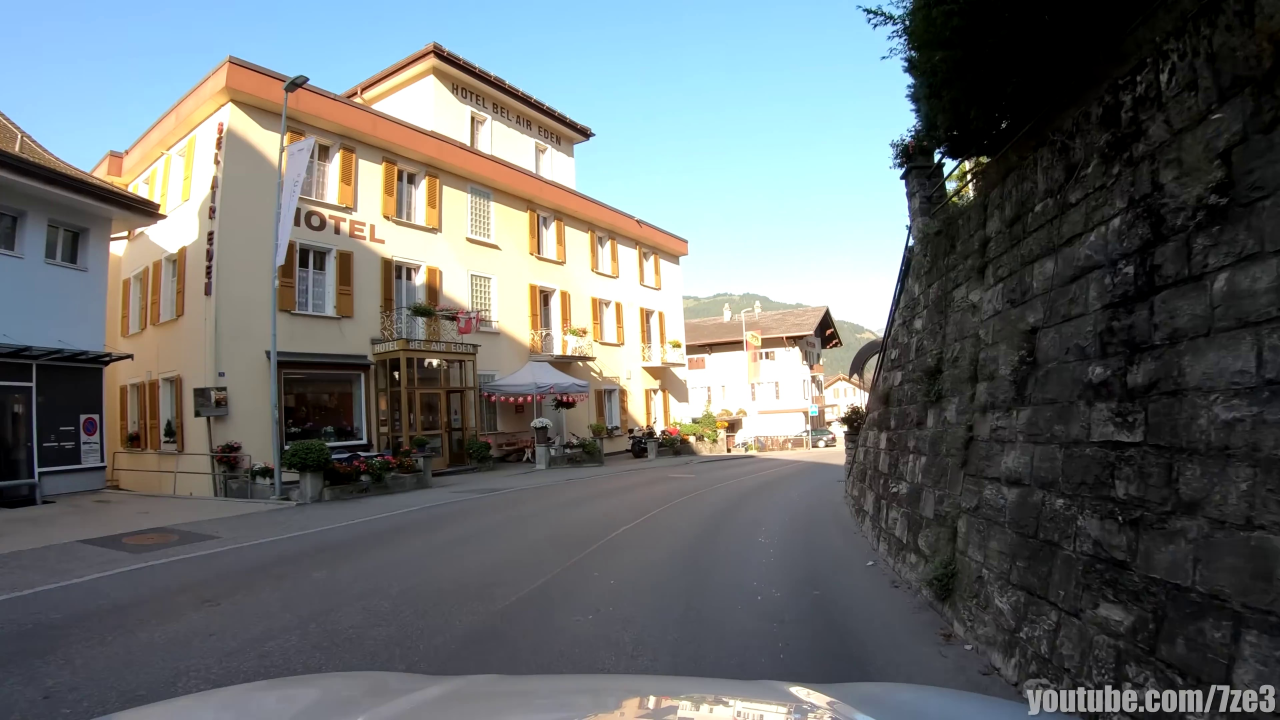
#> input picture Tarea1/video_segment-opencv/frame0-00-00.00.jpg, 3840 x 2160 px, given in place of video_segment.mp4, which was not available (shown at 1/3 size)
$ jupyter execute Tarea1.ipynb   (text cells are left out)
#> lines starting #> are read from the running program, lines starting #| are printed output that depends on the picture; after the words box and inside, x2 and y2 are one past the last pixel; in counts of white or black regions, pixels touching at a corner belong together; pictures that were not available may be replaced by others from this repository, and a replacement may not be noted
[cell 1]
from datetime import timedelta
import cv2
import numpy as np
import matplotlib.pyplot as plt
import os

SAVING_FRAMES_PER_SECOND = 1


def format_timedelta(td):
    """Utility function to format timedelta objects in a cool way (e.g 00:00:20.05)
    omitting microseconds and retaining milliseconds"""
    result = str(td)
    try:
        result, ms = result.split(".")
    except ValueError:
        return (result + ".00").replace(":", "-")
    ms = int(ms)
    ms = round(ms / 1e4)
    return f"{result}.{ms:02}".replace(":", "-")


def get_saving_frames_durations(cap, saving_fps):
    """A function that returns the list of durations where to save the frames"""
#> called with saving_fps = 1
    s = []
    # get the clip duration by dividing number of frames by the number of frames per second
    clip_duration = cap.get(cv2.CAP_PROP_FRAME_COUNT) / cap.get(cv2.CAP_PROP_FPS)
    # use np.arange() to make floating-point steps
    for i in np.arange(0, clip_duration, 1 / saving_fps):
        s.append(i)
    return s


def main(video_file):
    filename, _ = os.path.splitext(video_file)
    filename += "-opencv"
    # make a folder by the name of the video file
    if not os.path.isdir(filename):
        os.mkdir(filename)
    # read the video file
    cap = cv2.VideoCapture(video_file)
    # get the FPS of the video
    fps = cap.get(cv2.CAP_PROP_FPS)
    # if the SAVING_FRAMES_PER_SECOND is above video FPS, then set it to FPS (as maximum)
    saving_frames_per_second = min(fps, SAVING_FRAMES_PER_SECOND)
    # get the list of duration spots to save
    saving_frames_durations = get_saving_frames_durations(cap, saving_frames_per_second)
    # start the loop
    count = 0
    while True:
        is_read, frame = cap.read()
#> frame is the input picture: shape (2160, 3840, 3); mean B, G, R 108.7, 108.7, 104.3
        if not is_read:
            # break out of the loop if there are no frames to read
            break
        # get the duration by dividing the frame count by the FPS
        frame_duration = count / fps
        try:
            # get the earliest duration to save
            closest_duration = saving_frames_durations[0]
        except IndexError:
            # the list is empty, all duration frames were saved
            break
        if frame_duration >= closest_duration:
            # if closest duration is less than or equals the frame duration,
            # then save the frame
            frame_duration_formatted = format_timedelta(timedelta(seconds=frame_duration))
            cv2.imwrite(os.path.join(filename, f"frame{frame_duration_formatted}.jpg"), frame)
            # drop the duration spot from the list, since this duration spot is already saved
            try:
                saving_frames_durations.pop(0)
            except IndexError:
                pass
        # increment the frame count
        count += 1

if __name__ == "__main__":
    import sys
    video_file = sys.argv[1]
    main("video_segment.mp4")

[cell 2]
# Segmentación multicriterio

# Segmentación por HSI

import cv2
import numpy as np
import matplotlib.pyplot as plt
import os

#Para ambas segmentaciones se va a utilizar el frame #1 del segundo 4:05.
im = cv2.imread('video_segment-opencv/frame5.jpg', cv2.IMREAD_COLOR)
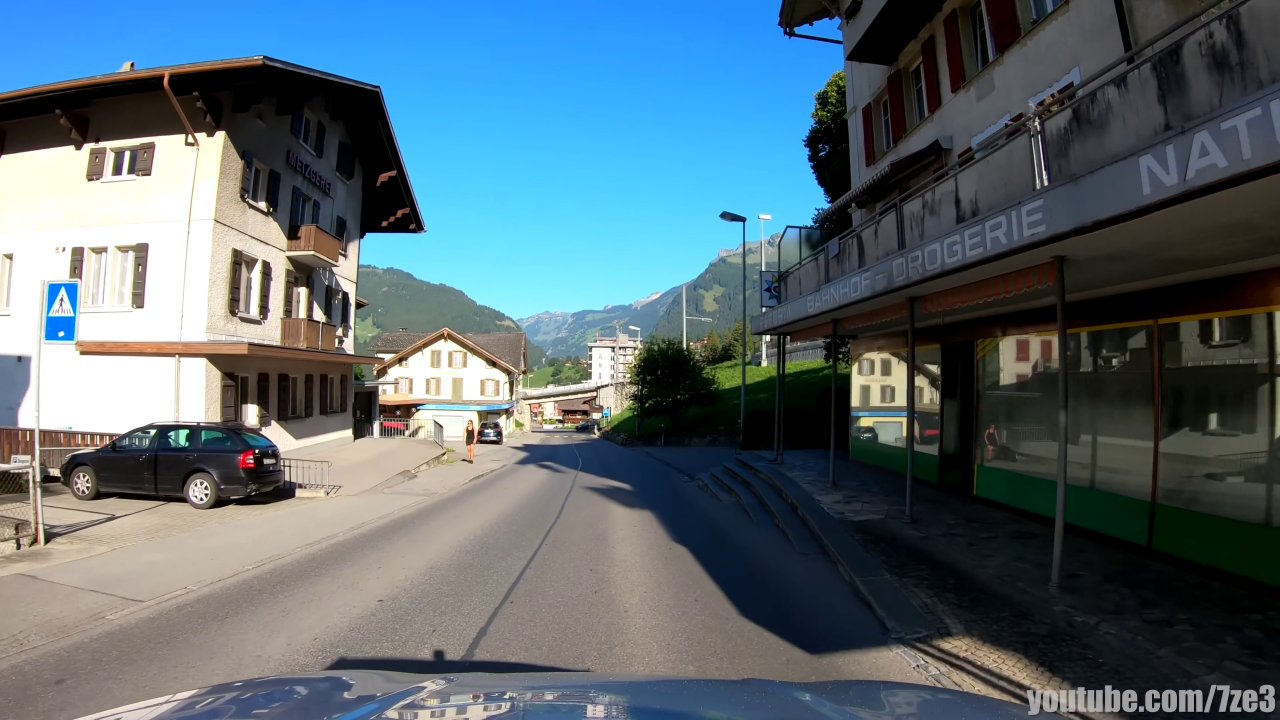
#> input picture Tarea1/video_segment-opencv/frame5.jpg, 3840 x 2160 px (shown at 1/3 size)
#> im is the input picture: shape (2160, 3840, 3); mean B, G, R 114.4, 105.4, 87.9
assert im is not None, "file could not be read, check with os.path.exists()"
# Convert BGR to RGB for matplotlib
im_rgb = cv2.cvtColor(im, cv2.COLOR_BGR2RGB)
# [11 lines of commented-out code are left out]


imgbw = cv2.imread('video_segment-opencv/frame5.jpg', cv2.IMREAD_GRAYSCALE)
#> imgbw: shape (2160, 3840); min 0, max 255, mean 101.2
assert imgbw is not None, "file could not be read, check with os.path.exists()"

fig, axs = plt.subplots(1, 2, figsize=(12, 6))

# Imagen en escala de grises
axs[0].imshow(imgbw, cmap='gray', vmin=0, vmax=255)
axs[0].axis('off')
axs[0].set_title('Imagen en escala de grises Frame 1 segundo 4:05')

# Histograma de la imagen
axs[1].hist(imgbw.ravel(), bins=256, range=(0,256), color='k')
axs[1].set_title('Histograma de intensidad')
axs[1].set_xlabel('Intensidad')
axs[1].set_ylabel('Frecuencia')

plt.tight_layout()
plt.show()
#> figure, not shown here; panel 2: tallest bar 345861 high, from x = 0 to 1

imgbw1 = cv2.imread('video_segment-opencv/frame44.jpg', cv2.IMREAD_GRAYSCALE)
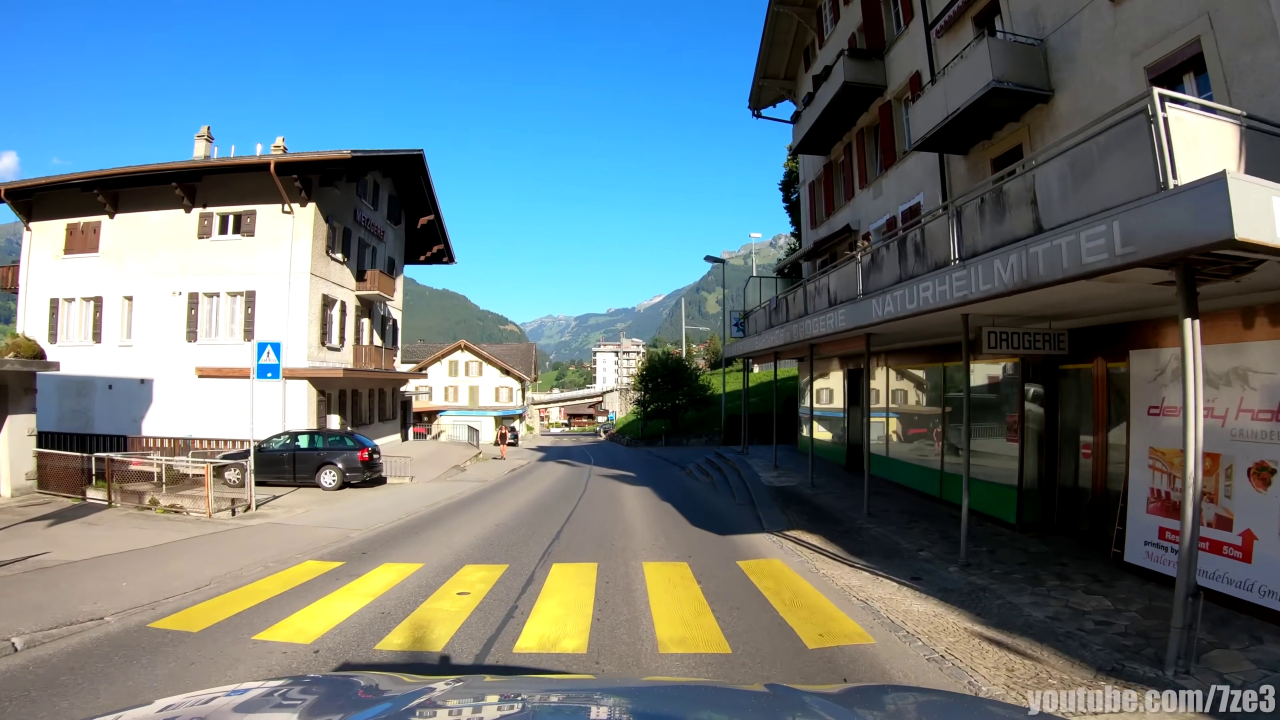
#> input picture Tarea1/video_segment-opencv/frame44.jpg, 3840 x 2160 px (shown at 1/3 size)
#> imgbw1: shape (2160, 3840); min 0, max 255, mean 115.1
assert imgbw1 is not None, "file could not be read, check with os.path.exists()"

fig, axs = plt.subplots(1, 2, figsize=(12, 6))

# Imagen en escala de grises
axs[0].imshow(imgbw1, cmap='gray', vmin=0, vmax=255)
axs[0].axis('off')
axs[0].set_title('Imagen en escala de grises Frame 4 segundo 4:04')

# Histograma de la imagen
axs[1].hist(imgbw1.ravel(), bins=256, range=(0,256), color='k')
axs[1].set_title('Histograma de intensidad')
axs[1].set_xlabel('Intensidad')
axs[1].set_ylabel('Frecuencia')

plt.tight_layout()
plt.show()
#> figure, not shown here; panel 2: tallest bar 336332 high, from x = 255 to 256


# Convertir la imagen de BGR a HSV
im_hsv = cv2.cvtColor(im, cv2.COLOR_BGR2HSV)
#> im_hsv: shape (2160, 3840, 3); mean H, S, V 60.6, 95, 124.3

# (Opcional) visualizar cómo se vería en RGB al interpretar HSV
im_from_hsv_rgb = cv2.cvtColor(im_hsv, cv2.COLOR_HSV2RGB)

# Mostrar imagen original (RGB) y la imagen en espacio HSV (renderizada) lado a lado
fig, axs = plt.subplots(1, 2, figsize=(12, 6))

axs[0].imshow(im_hsv)
axs[0].set_title('Imagen HSV')
axs[0].axis('off')

axs[1].imshow(im_from_hsv_rgb)
axs[1].set_title('Imagen en espacio HSV (renderizada)')
axs[1].axis('off')

plt.tight_layout()
plt.show()

# Mostrar histograma para cada canal de HSV
colors_hsv = ('m', 'c', 'y')      # magenta, cyan, amarillo (válidos)
labels_hsv = ('H', 'S', 'V')

# Nota: en OpenCV H va de 0 a 179, S y V de 0 a 255
H, S, V = im_hsv[:,:,0], im_hsv[:,:,1], im_hsv[:,:,2]

plt.figure(figsize=(6,4))
plt.hist(H.ravel(), bins=180, range=(0,179), color=colors_hsv[0], alpha=0.5, label='H (0–179)')
plt.hist(S.ravel(), bins=256, range=(0,255), color=colors_hsv[1], alpha=0.5, label='S (0–255)')
plt.hist(V.ravel(), bins=256, range=(0,255), color=colors_hsv[2], alpha=0.5, label='V (0–255)')
plt.title('Histogramas de canales HSV')
plt.legend()
plt.tight_layout()
plt.show()
#> figure, not shown here; tallest bar 719563 high, from x = 0 to 0.994; tallest bar 609585 high, from x = 0 to 0.996; tallest bar 1496506 high, from x = 254 to 255

[cell 3]
#Ahora se procede con el objetivo de segmentar la imagen con base en los valores de H S V.
# Definir umbrales para H, S, V

lower_blue = np.array([90, 60, 215])
upper_blue = np.array([130, 255, 255])
mask_blue = cv2.inRange(im_hsv, lower_blue, upper_blue)
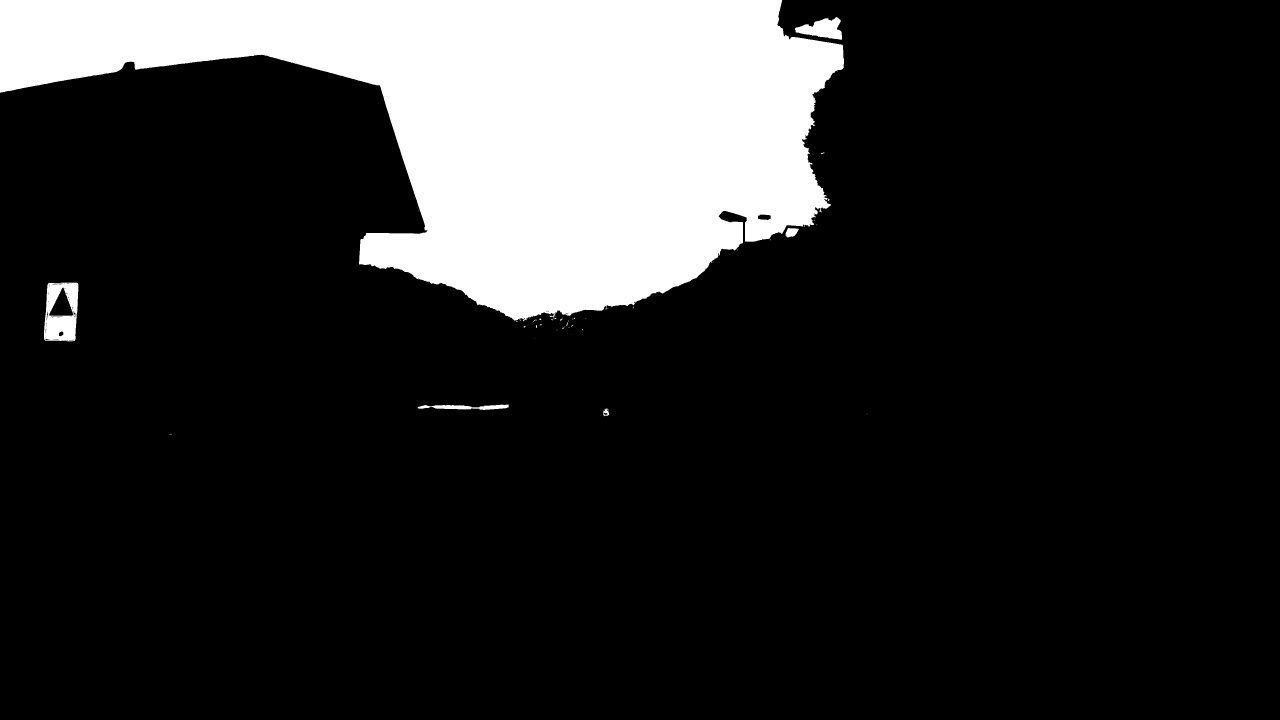
#> mask_blue: shape (2160, 3840) (shown at 1/3 size); 16.2% white; 70 white regions (56 under 20 px), largest, box (x1, y1, x2, y2) and area: (0, 0, 2532, 965) 1318317, (132, 848, 235, 1024) 12611, (2385, 51, 2527, 119) 5630

# Aplicar la máscara a la imagen original
result_blue = cv2.bitwise_and(im, im, mask=mask_blue)
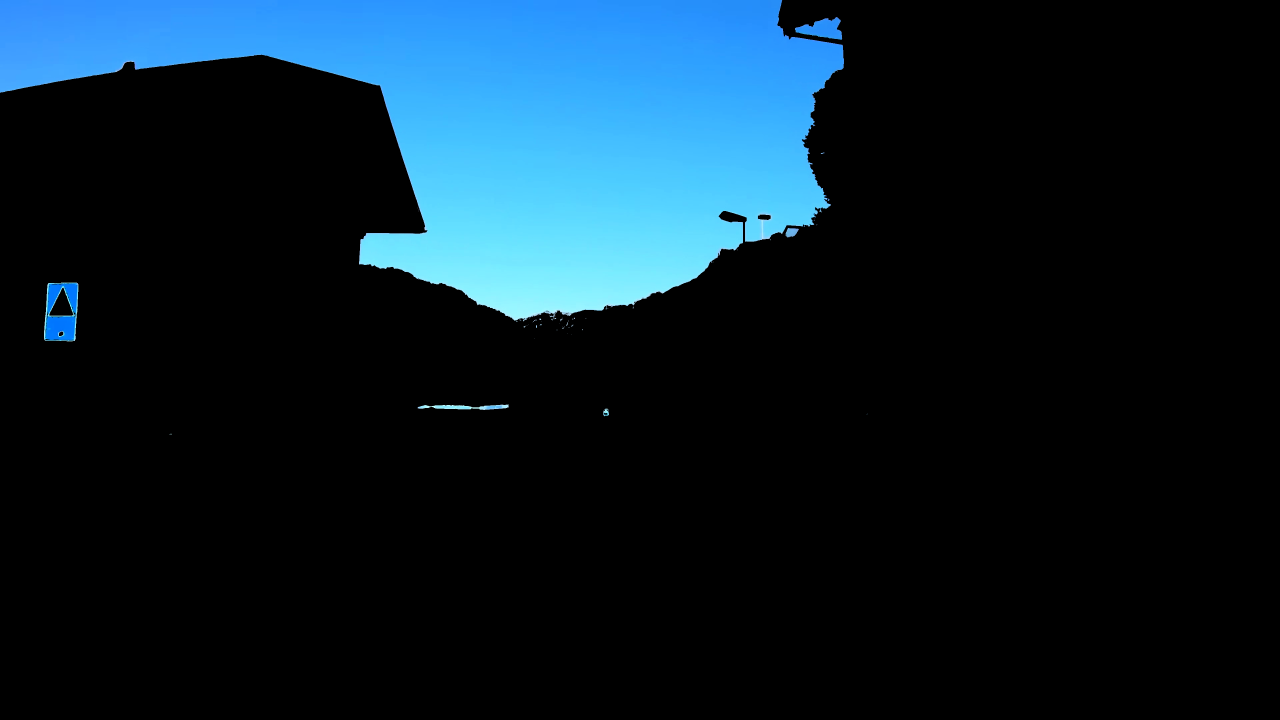
#> result_blue: shape (2160, 3840, 3) (shown at 1/3 size); mean B, G, R 41.1, 29.8, 11.4
# Mostrar la imagen original y la segmentada lado a lado
fig, axs = plt.subplots(1, 2, figsize=(14, 8))
axs[0].imshow(im_rgb)
axs[0].set_title('Imagen Original (RGB)')
axs[0].axis('off')
axs[1].imshow(cv2.cvtColor(result_blue, cv2.COLOR_BGR2RGB))
axs[1].set_title('Segmentación por color (Azul)')
axs[1].axis('off')

# Usar la máscara combinada de color y forma (final_mask) para segmentar
final_mask = np.zeros_like(mask_blue)
for cnt in cv2.findContours(mask_blue, cv2.RETR_EXTERNAL, cv2.CHAIN_APPROX_SIMPLE)[0]:
    area = cv2.contourArea(cnt)
    if area > 4000:  # Filtrar por área mínima
        peri = cv2.arcLength(cnt, True)
        approx = cv2.approxPolyDP(cnt, 0.04 * peri, True)
        if len(approx) == 4:  # Si tiene 4 vértices, es un cuadrado o rectángulo
            cv2.drawContours(final_mask, [cnt], -1, 255, -1)  # Dibujar el contorno en la máscara
#> this loop made 69 passes
#> (area, peri, approx) on passes 49, 68: (16102, 535.7, [[232, 849], [144, 850], [135, 1021], [224, 1021]]), (5444.5, 414.1, [[2526, 116], [2510, 51], [2385, 84]])
#> (area, peri) on pass 69: (1315060, 8247.5)
#> final_mask: shape (2160, 3840); 0.2% white; 1 white region, box (x1, y1, x2, y2) and area: (132, 848, 235, 1024) 16363

result_con = cv2.bitwise_and(im, im, mask=final_mask)
# Mostrar la imagen original y la segmentada lado a lado
fig, axs = plt.subplots(1, 2, figsize=(14, 8))
axs[0].imshow(im_rgb)
axs[0].set_title('Imagen Original (RGB)')
axs[0].axis('off')
axs[1].imshow(cv2.cvtColor(result_con, cv2.COLOR_BGR2RGB))
axs[1].set_title('Segmentación Azul + Contorno')
axs[1].axis('off')
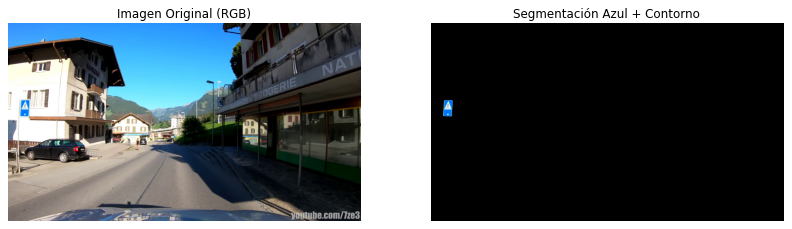
#> figure drawn by matplotlib, 2 panels
